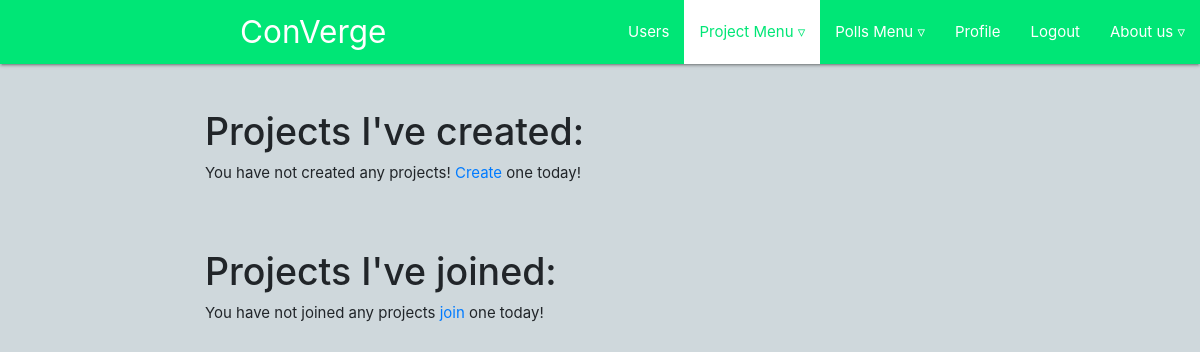
Before: /myProjects/ (signed in) with the older database file.
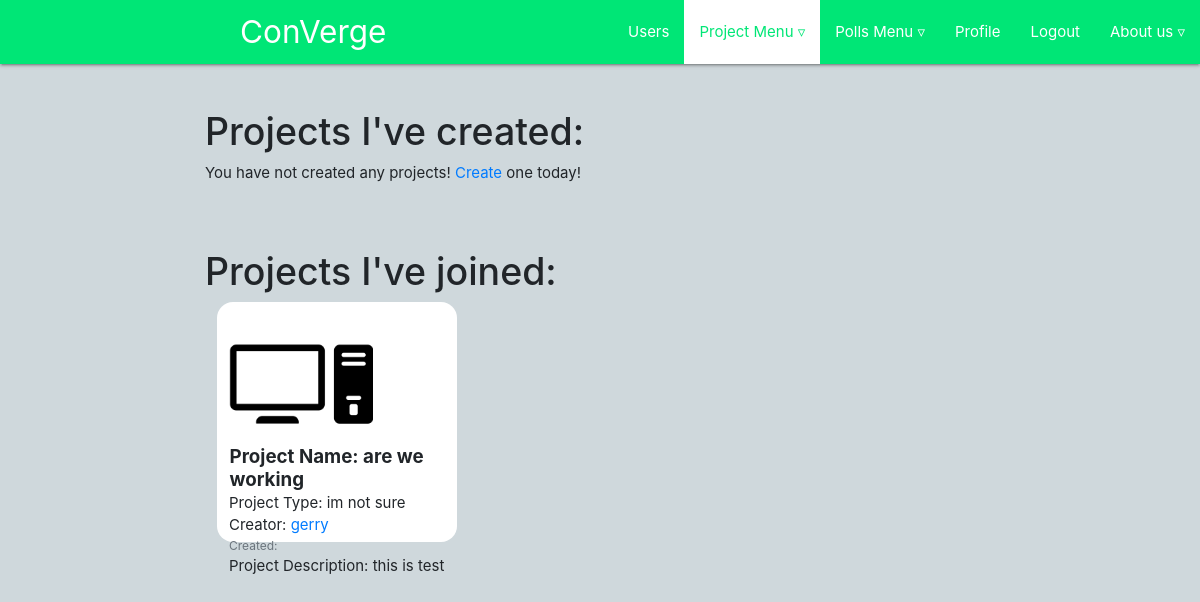
After: the same page with the newer database file.
### users/models.py (models this page shows, shortened)
class Members(models.Model):
    members_id = models.AutoField(primary_key=True)
    project = models.ForeignKey(Project,on_delete=models.CASCADE)
    member = models.ForeignKey(Profile, on_delete=models.CASCADE)

class Project(models.Model):
      dateTime = models.CharField(max_length=100)
      creator = models.ForeignKey(Profile, on_delete=models.CASCADE)
      projectName = models.CharField(max_length=100)
      projectType = models.CharField(max_length=100)
      projectDescription = models.CharField(max_length=500)
      textArea = models.TextField(max_length=10000,default="add info / planning here")
      projectPicture = models.ImageField(default='pics/defaultProject.png',upload_to='pics/')

class Profile(models.Model):
    user = models.OneToOneField(User, on_delete=models.CASCADE) #pics is the directory in the MEDIA directory to be saved
    image = models.ImageField(default='pics/default.png',upload_to='pics/') #needs pillow to be installed
    location = models.CharField(max_length=100, default=" ")
    userDescription = models.CharField('User description', max_length=1000, default='tell us about yourself')
    userInterests = models.CharField('User interests', max_length=250, default='list your interests')

### users/views.py (the view)
# urls.py: path('myProjects/', user_views.myProjects, name='myProjects'),
def myProjects(request):
    user = request.user #find this user
    projects = Project.objects.all() #all projects
    myProjects =[] #create a list to hold only the projects related to user
    for x in projects:
      if x.creator.user == user:
        myProjects.append(x)
    members = Members.objects.all()
    memberProjects=[]
    for x in members:
      if x.member.user == user:
        proj=x.project
        memberProjects.append(x)
    return render(request,'users/myProjects.html',locals())

### users/templates/users/myProjects.html (shortened to what this page needs)
{% extends "main/header.html" %}
{% block content%}
<div class="row" id="main1">
  <div class="col-2"></div>
  <div class="col-9">
    <div><br><br>
      <h1>Projects I've created: </h1>
      {% for x in myProjects %}
          <div class="media1">
            <a href="/projectPage?proj1={{x.projectName}}"><img class="account-img"  src="{{x.projectPicture.url}}"></a>
            <div>
              <h5><strong>Project Name: {{x.projectName}}</strong></h5>
              <p>Project Type: {{x.projectType}}</p>
              <p>Creator: <a href="/allUsers?name1={{user}}"> {{x.creator.user}} </a></p>
              <p class="text-muted small">Created: {{x.dateTime}}</p>
              <p>Project Description: {{x.projectDescription}}</p>
            </div>
          </div>
      {% empty %}
        <p>You have not created any projects! <a href="/createProject">Create</a> one today!</p>
      {% endfor %}
    </div>
  </div>
</div>
<div class="row" id="main1">
  <div class="col-2"></div>
  <div class="col-9">
    <div><br><br>
      <h1>Projects I've joined: </h1>
      {% for x in memberProjects %}
          <div class="media1">
            <a href="/projectPage?proj1={{x.project.projectName}}"><img class="account-img"  src="{{x.project.projectPicture.url}}"></a>
            <div>
              <h5><strong>Project Name: {{x.project.projectName}}</strong></h5>
              <p>Project Type: {{x.project.projectType}}</p>
              <p>Creator: <a href="/allUsers?name1={{user}}"> {{x.project.creator.user}} </a></p>
              <p class="text-muted small">Created: {{x.dateTime}}</p>
              <p>Project Description: {{x.project.projectDescription}}</p>
            </div>
          </div>
      {% empty %}
        <p>You have not joined any projects <a href="/publicDashboard">join</a> one today!</p>
      {% endfor %}
    </div>
  </div>
</div>
{% endblock%}

### main/templates/main/header.html (shortened to what this page needs)
<head>
  {% load static %}
  <link rel="stylesheet" href="https://cdnjs.cloudflare.com/ajax/libs/materialize/1.0.0/css/materialize.min.css">
    <link rel="stylesheet" href="https://cdnjs.cloudflare.com/ajax/libs/materialize/1.0.0/css/materialize.min.css">
<link rel="stylesheet" href="https://stackpath.bootstrapcdn.com/bootstrap/4.3.1/css/bootstrap.min.css">
</head>
<body class="blue-grey lighten-4">
  <nav>
    <div class="nav-wrapper green accent-3">
      <a href="/" class="brand-logo" id='home' style="margin-left:20%">ConVerge</a>
      <ul id="nav-mobile" class="right hide-on-med-and-down">
        <li><a id="allUsers" href="/allUsers">Users</a></li>
        {% if not user.is_authenticated %}
        <li><a id="login" href="/login">Login</a></li>
        <li><a id="register" href="/register">Sign Up</a></li>
        {% else %}
        <li class="drop1"><div class="dropdown">
          <a class="dc2" href="#" role="button" data-toggle="dropdown" aria-haspopup="true" aria-expanded="false">
          Project Menu &#x25BF
          </a>
        </div></li>
        <li class="drop3"><div class="dropdown">
          <a class="dc3" href="#" role="button" data-toggle="dropdown" aria-haspopup="true" aria-expanded="false">
          Polls Menu &#x25BF
          </a>
        </div></li>
        <li><a id="profiles" href="/profiles">Profile</a></li>
        <li><a id="logout" href="/logout">Logout</a></li>
        {% endif %}
        <li class="drop2"><div class="dropdown">
          <a class="dc2" href="#" role="button" data-toggle="dropdown" aria-haspopup="true" aria-expanded="false">
          About us &#x25BF
          </a>
        </div></li>
      </ul>
    </div>
  </nav>
  {% block content%}
  {% endblock%}
</body>

### users/templates/users/myProjects.html (style rules this page uses)
.account-img { height: 18vh; }
.media1 { float: left; background-color:white; width: 20vw; height: 20vw; border-radius: 2vh; margin-left: 1vw; margin-bottom: 1vh; padding-left:1vw; }
p { margin: 0px; }
h5 { margin: .5px; }

Changed rows visible on the page:
now on this page (row edited): Members: project.projectPicture (placeholder picture), project.projectName "are we working", project.projectType "im not sure", project.creator.user "gerry", project.projectDescription "this is test"
Other visible differences:
text no longer shown: "You have not joined any projects join one today!"
